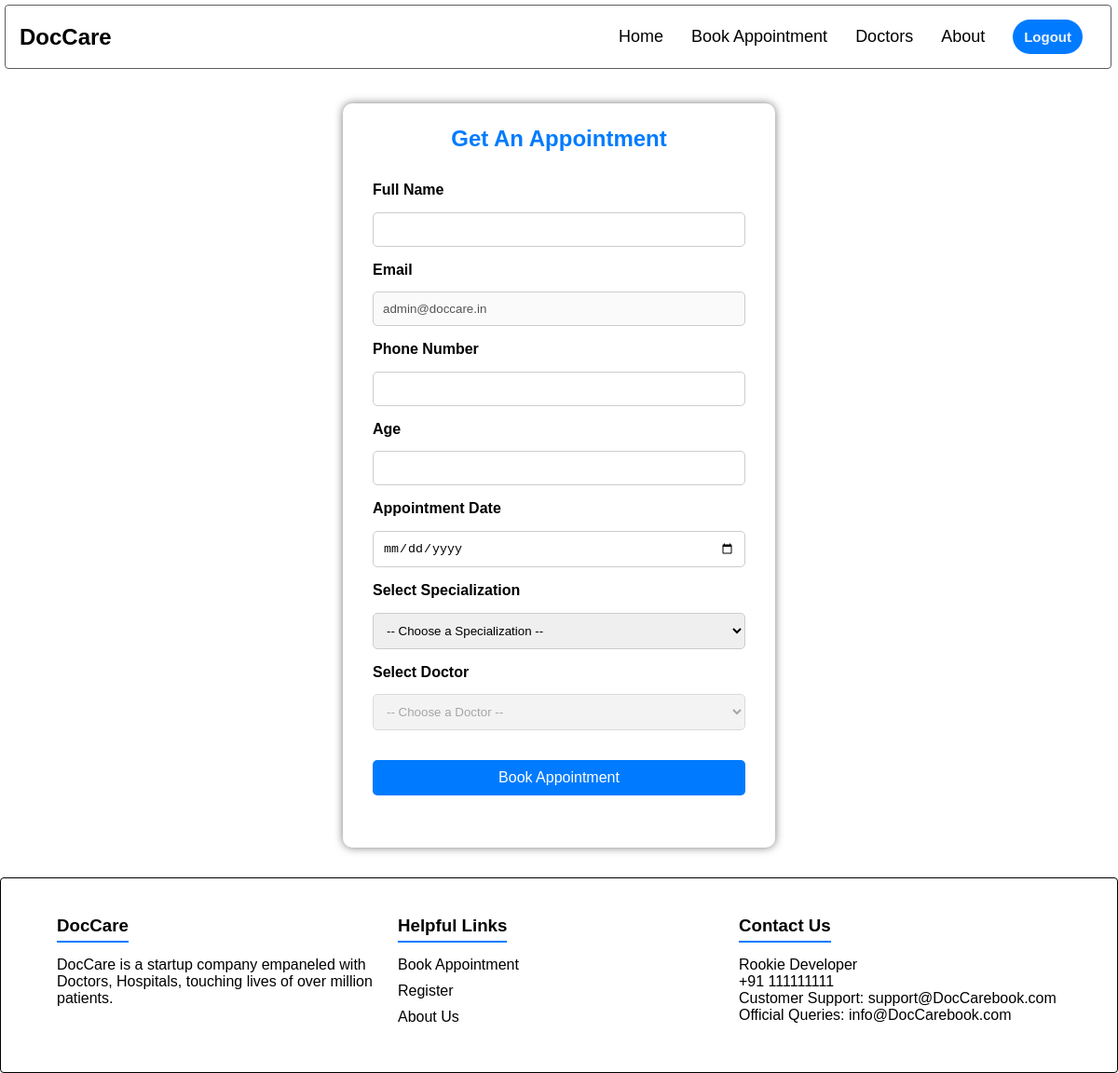
Before: /book-appointment/ (signed in) with the older database file.
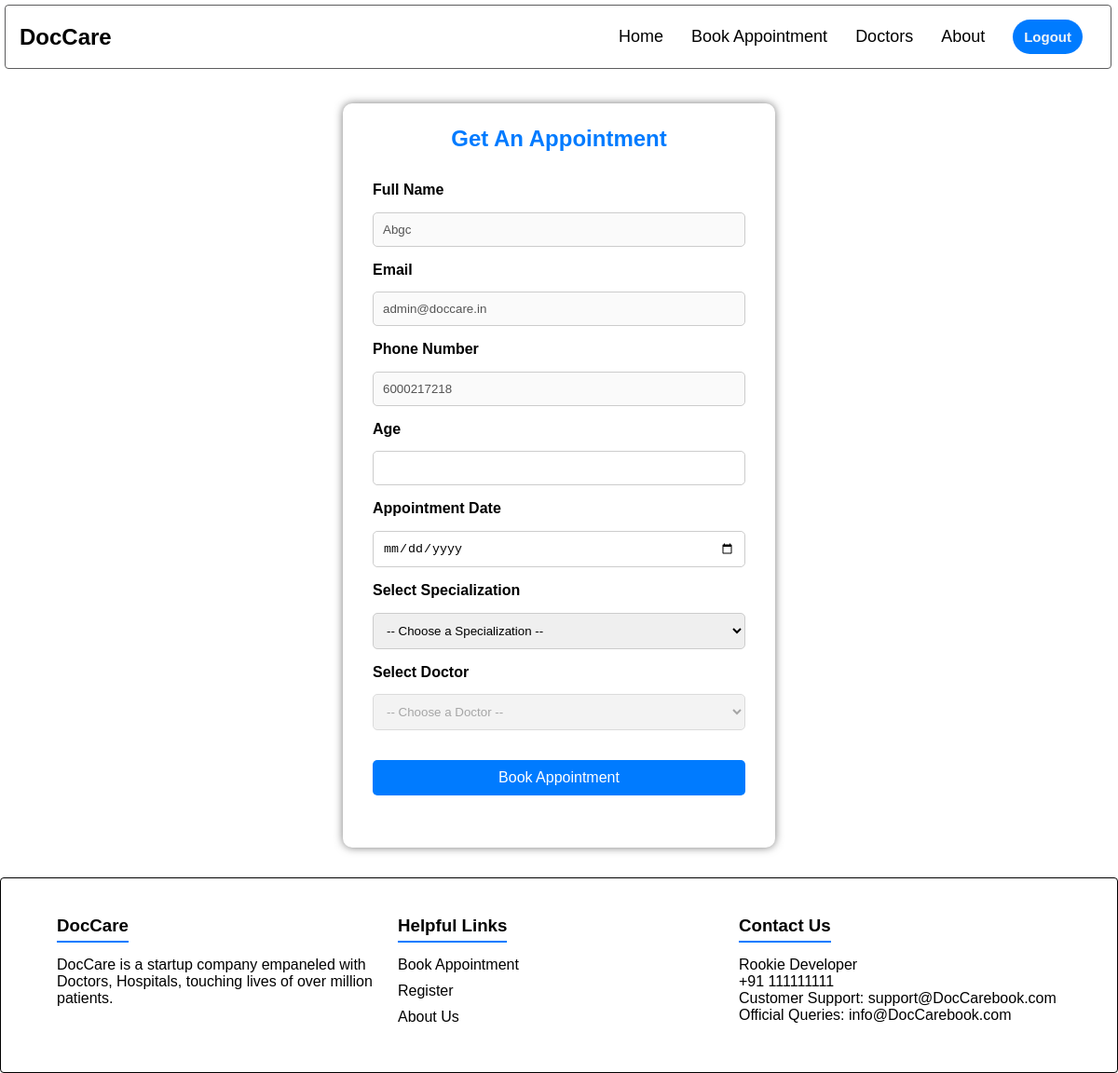
After: the same page with the newer database file.
### user/models.py (models this page shows, shortened)
class User(AbstractUser):
    username = None
    first_name = None
    last_name = None
    email = models.EmailField(max_length=100, primary_key=True)
    name = models.CharField(max_length=100, null=True, blank=True)
    dob = models.DateField(null=True, blank=True)
    phone = models.CharField(max_length=11, null=True, blank=True)
    gender = models.CharField(max_length=10, choices=[('male', 'Male'), ('female', 'Female'), ('other', 'Other')], null=True, blank=True)
    USERNAME_FIELD="email"
    REQUIRED_FIELDS= []
    objects= UserManager()

### user/views.py (the view, shortened to what this page needs)
# urls.py: path('book-appointment/', views.bookAppointment, name='book_appointment'),
@login_required(login_url='user_login')
def bookAppointment(request):
    doctCategory = doctSpecialization.objects.all()
    return render(request, 'user/book_appointment.html', {'doctCategory': doctCategory})

### user/models.py (called while the page is built)
    def __str__(self):
        return self.name

### templates/user/book_appointment.html (shortened to what this page needs)
{% extends 'user/base.html' %}
{% load static %}
{% block css %}
  <link rel="stylesheet" href="{% static 'css/user/book_appointment.css' %}" />
{% endblock %}
{% block main %}
    <div class="container">
        <h2>Get An Appointment</h2>
        <form>
            <div class="form-group">
                <label for="name">Full Name</label>
                <input type="text" id="name" name="name" required {% if request.user.name %}value="{{ request.user.name|title }}" disabled {% endif %}>
            </div>
            <div class="form-group">
                <label for="email">Email</label>
                <input type="email" id="email" name="email" {% if request.user.email %}value="{{ request.user.email }}" disabled {% endif %}>
            </div>
            <div class="form-group">
                <label for="phone">Phone Number</label>
                <input type="tel" id="phone" name="phone" required {% if request.user.phone %}value="{{ request.user.phone }}" disabled {% endif %}>
            </div>
            <div class="form-group">
                <label for="age">Age</label>
                <input type="number" id="age" name="age" required>
            </div>
            <div class="form-group">
                <label for="date">Appointment Date</label>
                <input type="date" id="date" name="date" required>
            </div>
            <div class="form-group">
                <label for="specialization">Select Specialization</label>
                <select id="specialization" name="doctor" required>
                    <option value="" selected disabled>-- Choose a Specialization --</option>
                </select>
            </div>
            <div class="form-group">
                <label for="doctor">Select Doctor</label>
                <select id="doctor" name="doctor" required disabled>
                    <option value="" selected disabled>-- Choose a Doctor --</option>
                </select>
            </div>
            <div class="form-group">
                <button type="submit">Book Appointment</button>
            </div>
        </form>
    </div>
{% endblock %}

Changed rows visible on the page:
changed User "admin@doccare.in": name (not shown) → "Abgc"; phone (not shown) → "6000217218"
